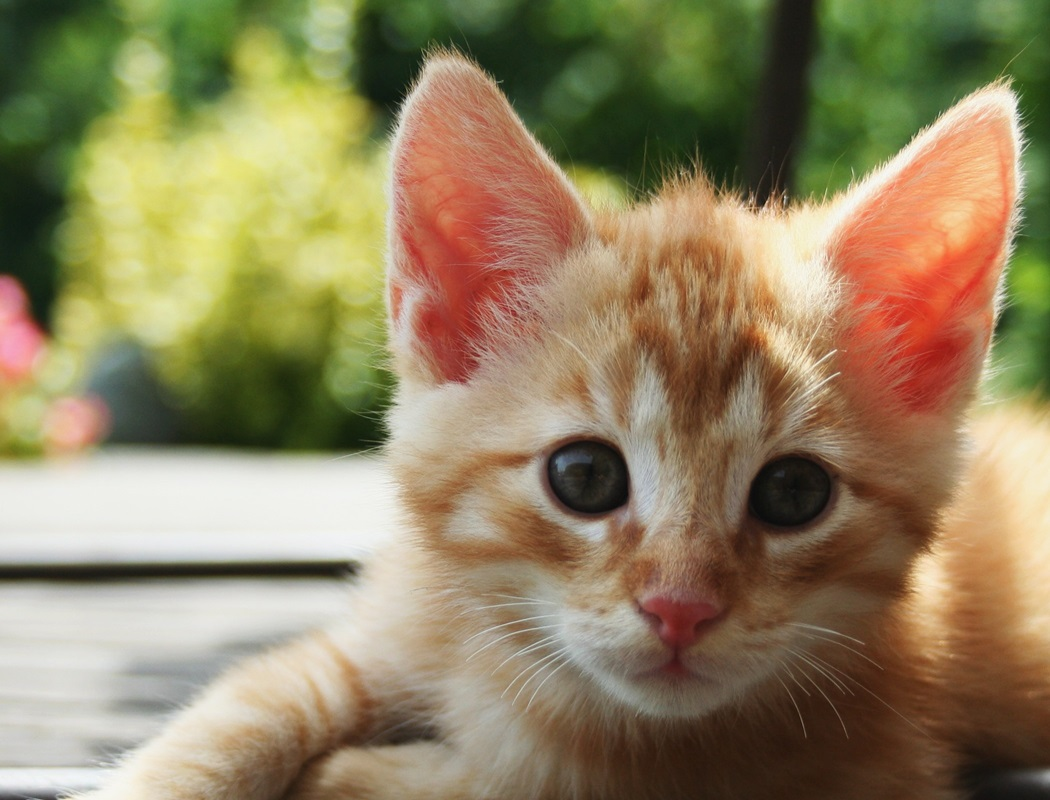
#> input picture IVP7/Assignment1/Kitten.jpeg, 1050 x 800 px
$ python Negated.py
#> lines starting #> are read from the running program, lines starting #| are printed output that depends on the picture
import cv2

import numpy as np


# Load an image from file

image = cv2.imread('Kitten.jpeg')
#> image is the input picture: shape (800, 1050, 3); mean B, G, R 96.5, 131.2, 145.3

# Ensure the image is not None

if image is not None:

    negated_image = 255 - image
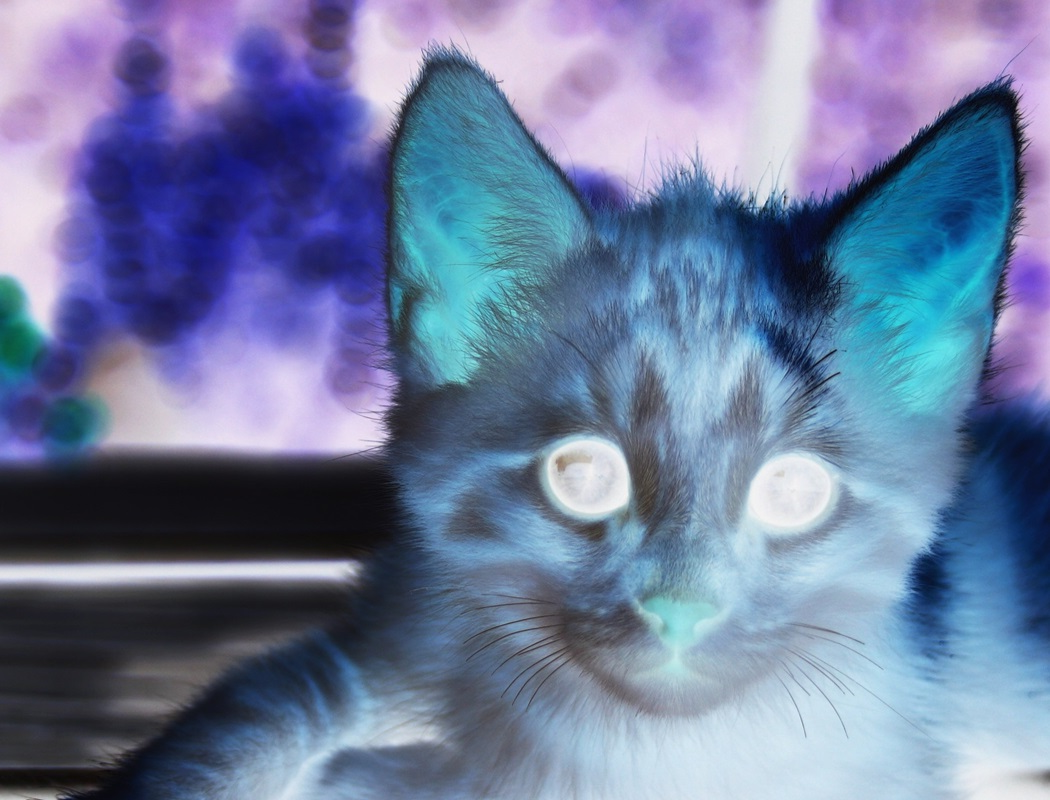
#> negated_image: shape (800, 1050, 3); mean B, G, R 158.5, 123.8, 109.7

    cv2.imshow('Original Image', image)

    cv2.imshow('Negated Image', negated_image)

    cv2.imwrite('negated_image.jpg', negated_image)

    cv2.waitKey(0)

    cv2.destroyAllWindows()
else:
    print("Error while printing the image")
